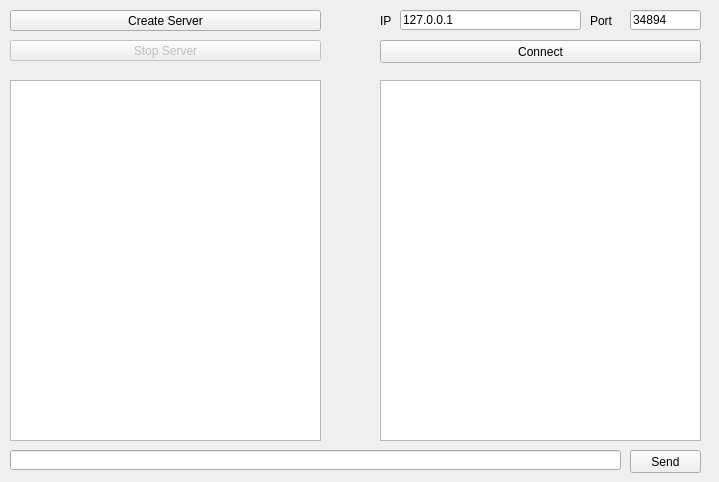
<?xml version="1.0" encoding="UTF-8"?>
<ui version="4.0">
 <class>MainWindow</class>
 <widget class="QMainWindow" name="MainWindow">
  <property name="geometry">
   <rect>
    <x>0</x>
    <y>0</y>
    <width>719</width>
    <height>482</height>
   </rect>
  </property>
  <property name="windowTitle">
   <string>MainWindow</string>
  </property>
  <widget class="QWidget" name="centralWidget">
   <widget class="QPushButton" name="createServerButton">
    <property name="geometry">
     <rect>
      <x>10</x>
      <y>10</y>
      <width>311</width>
      <height>21</height>
     </rect>
    </property>
    <property name="text">
     <string>Create Server</string>
    </property>
   </widget>
   <widget class="QTextBrowser" name="serverBrowser">
    <property name="geometry">
     <rect>
      <x>10</x>
      <y>80</y>
      <width>311</width>
      <height>361</height>
     </rect>
    </property>
   </widget>
   <widget class="QLineEdit" name="IPLineEdit">
    <property name="geometry">
     <rect>
      <x>400</x>
      <y>10</y>
      <width>181</width>
      <height>20</height>
     </rect>
    </property>
    <property name="text">
     <string>127.0.0.1</string>
    </property>
   </widget>
   <widget class="QLabel" name="IPLabel">
    <property name="geometry">
     <rect>
      <x>380</x>
      <y>10</y>
      <width>31</width>
      <height>21</height>
     </rect>
    </property>
    <property name="text">
     <string>IP</string>
    </property>
   </widget>
   <widget class="QLabel" name="portLabel">
    <property name="geometry">
     <rect>
      <x>590</x>
      <y>10</y>
      <width>31</width>
      <height>21</height>
     </rect>
    </property>
    <property name="text">
     <string>Port</string>
    </property>
   </widget>
   <widget class="QLineEdit" name="portLineEdit">
    <property name="geometry">
     <rect>
      <x>630</x>
      <y>10</y>
      <width>71</width>
      <height>20</height>
     </rect>
    </property>
    <property name="text">
     <string>34894</string>
    </property>
   </widget>
   <widget class="QPushButton" name="connectButton">
    <property name="geometry">
     <rect>
      <x>380</x>
      <y>40</y>
      <width>321</width>
      <height>23</height>
     </rect>
    </property>
    <property name="text">
     <string>Connect</string>
    </property>
   </widget>
   <widget class="QTextBrowser" name="clientBrowser">
    <property name="geometry">
     <rect>
      <x>380</x>
      <y>80</y>
      <width>321</width>
      <height>361</height>
     </rect>
    </property>
   </widget>
   <widget class="QPushButton" name="stopServerButton">
    <property name="enabled">
     <bool>false</bool>
    </property>
    <property name="geometry">
     <rect>
      <x>10</x>
      <y>40</y>
      <width>311</width>
      <height>21</height>
     </rect>
    </property>
    <property name="text">
     <string>Stop Server</string>
    </property>
   </widget>
   <widget class="QLineEdit" name="messageEdit">
    <property name="geometry">
     <rect>
      <x>10</x>
      <y>450</y>
      <width>611</width>
      <height>20</height>
     </rect>
    </property>
   </widget>
   <widget class="QPushButton" name="sendButton">
    <property name="geometry">
     <rect>
      <x>630</x>
      <y>450</y>
      <width>71</width>
      <height>23</height>
     </rect>
    </property>
    <property name="text">
     <string>Send</string>
    </property>
   </widget>
  </widget>
 </widget>
 <layoutdefault spacing="6" margin="11"/>
 <resources/>
 <connections/>
</ui>
